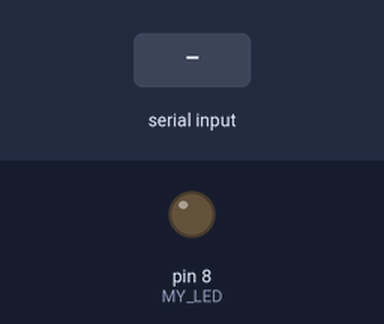
Simulated run of this sketch. Board: Arduino Uno, built with avr-gcc and run on an emulated ATmega328P. Parts: output pins drawn as LEDs (lit = HIGH). The inputs (shaded band) are chosen by the test bench.

Above: at 1.2 s.
1.3 s: "1" received over Serial
At 2.0 s:
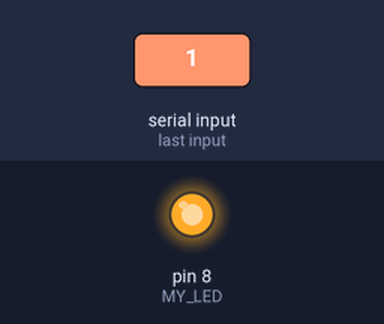
2.8 s: "0" received over Serial
At 3.1 s:
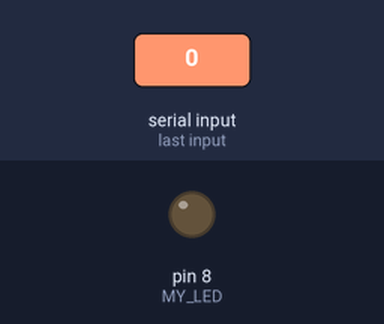
Timing chart, 0 to 5.8 s (numbered marks = the images above; inputs shaded):
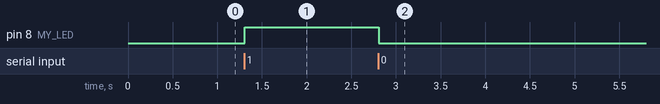

Measured:
- after the input at 1.3 s, pin 8 (MY_LED): LOW → HIGH at once
- after the input at 2.8 s, pin 8 (MY_LED): HIGH → LOW at once

The sketch:

serial-communication-UART.ino
```cpp
/*
  read value from serial monitor & change LED on pin no 13

  While running from serial monitor, make sure to choose no line ending in bottom.
*/

int MY_LED = 8;
int value = 0;
int LED = 0;

void setup() {
  Serial.begin(9600);
  pinMode(MY_LED, OUTPUT);
}

void loop() {
  if(Serial.available() > 0) {
    value = Serial.read();
    delay(5);

    (value == '1') ? digitalWrite(MY_LED, HIGH) : digitalWrite(MY_LED, LOW);
  }
}
```
